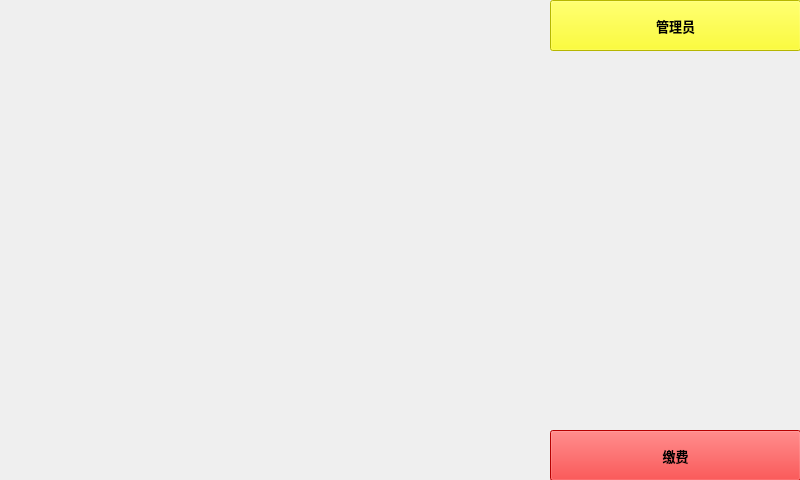
<?xml version="1.0" encoding="UTF-8"?>
<ui version="4.0">
 <class>car_stop</class>
 <widget class="QMainWindow" name="car_stop">
  <property name="geometry">
   <rect>
    <x>0</x>
    <y>0</y>
    <width>800</width>
    <height>480</height>
   </rect>
  </property>
  <property name="windowTitle">
   <string>car_stop</string>
  </property>
  <widget class="QWidget" name="centralwidget">
   <widget class="QLabel" name="photo">
    <property name="geometry">
     <rect>
      <x>0</x>
      <y>0</y>
      <width>548</width>
      <height>411</height>
     </rect>
    </property>
    <property name="text">
     <string/>
    </property>
    <property name="alignment">
     <set>Qt::AlignCenter</set>
    </property>
   </widget>
   <widget class="QWidget" name="verticalLayoutWidget">
    <property name="geometry">
     <rect>
      <x>549</x>
      <y>50</y>
      <width>251</width>
      <height>381</height>
     </rect>
    </property>
    <layout class="QVBoxLayout" name="verticalLayout">
     <item>
      <widget class="QLabel" name="label">
       <property name="font">
        <font>
         <pointsize>10</pointsize>
        </font>
       </property>
       <property name="text">
        <string/>
       </property>
       <property name="alignment">
        <set>Qt::AlignCenter</set>
       </property>
      </widget>
     </item>
     <item>
      <widget class="QLabel" name="label_2">
       <property name="font">
        <font>
         <pointsize>10</pointsize>
        </font>
       </property>
       <property name="text">
        <string/>
       </property>
       <property name="alignment">
        <set>Qt::AlignCenter</set>
       </property>
      </widget>
     </item>
     <item>
      <widget class="QLabel" name="label_3">
       <property name="font">
        <font>
         <pointsize>10</pointsize>
        </font>
       </property>
       <property name="text">
        <string/>
       </property>
       <property name="alignment">
        <set>Qt::AlignCenter</set>
       </property>
      </widget>
     </item>
     <item>
      <widget class="QLabel" name="label_4">
       <property name="font">
        <font>
         <pointsize>10</pointsize>
        </font>
       </property>
       <property name="text">
        <string/>
       </property>
       <property name="alignment">
        <set>Qt::AlignCenter</set>
       </property>
      </widget>
     </item>
     <item>
      <widget class="QLabel" name="label_11">
       <property name="font">
        <font>
         <pointsize>10</pointsize>
        </font>
       </property>
       <property name="text">
        <string/>
       </property>
       <property name="alignment">
        <set>Qt::AlignCenter</set>
       </property>
      </widget>
     </item>
     <item>
      <widget class="QLabel" name="label_12">
       <property name="font">
        <font>
         <pointsize>10</pointsize>
        </font>
       </property>
       <property name="text">
        <string/>
       </property>
       <property name="alignment">
        <set>Qt::AlignCenter</set>
       </property>
      </widget>
     </item>
     <item>
      <widget class="QLabel" name="label_13">
       <property name="font">
        <font>
         <pointsize>10</pointsize>
        </font>
       </property>
       <property name="text">
        <string/>
       </property>
       <property name="alignment">
        <set>Qt::AlignCenter</set>
       </property>
      </widget>
     </item>
     <item>
      <widget class="QLabel" name="label_14">
       <property name="font">
        <font>
         <pointsize>10</pointsize>
        </font>
       </property>
       <property name="text">
        <string/>
       </property>
       <property name="alignment">
        <set>Qt::AlignCenter</set>
       </property>
      </widget>
     </item>
     <item>
      <widget class="QLabel" name="label_9">
       <property name="font">
        <font>
         <pointsize>10</pointsize>
        </font>
       </property>
       <property name="text">
        <string/>
       </property>
       <property name="alignment">
        <set>Qt::AlignCenter</set>
       </property>
      </widget>
     </item>
     <item>
      <widget class="QLabel" name="label_10">
       <property name="font">
        <font>
         <pointsize>10</pointsize>
        </font>
       </property>
       <property name="text">
        <string/>
       </property>
       <property name="alignment">
        <set>Qt::AlignCenter</set>
       </property>
      </widget>
     </item>
    </layout>
   </widget>
   <widget class="QPushButton" name="pushButton">
    <property name="geometry">
     <rect>
      <x>550</x>
      <y>0</y>
      <width>251</width>
      <height>51</height>
     </rect>
    </property>
    <property name="font">
     <font>
      <pointsize>10</pointsize>
      <weight>75</weight>
      <bold>true</bold>
     </font>
    </property>
    <property name="styleSheet">
     <string notr="true">background-color: rgb(255, 255, 0);</string>
    </property>
    <property name="text">
     <string>管理员</string>
    </property>
   </widget>
   <widget class="QPushButton" name="pushButton_2">
    <property name="geometry">
     <rect>
      <x>550</x>
      <y>430</y>
      <width>251</width>
      <height>51</height>
     </rect>
    </property>
    <property name="font">
     <font>
      <pointsize>10</pointsize>
      <weight>75</weight>
      <bold>true</bold>
     </font>
    </property>
    <property name="styleSheet">
     <string notr="true">background-color: rgb(255, 0, 0);</string>
    </property>
    <property name="text">
     <string>缴费</string>
    </property>
   </widget>
   <widget class="QWidget" name="horizontalLayoutWidget">
    <property name="geometry">
     <rect>
      <x>-1</x>
      <y>409</y>
      <width>551</width>
      <height>71</height>
     </rect>
    </property>
    <layout class="QGridLayout" name="gridLayout">
     <item row="0" column="0">
      <widget class="QLabel" name="label_5">
       <property name="font">
        <font>
         <pointsize>10</pointsize>
        </font>
       </property>
       <property name="text">
        <string/>
       </property>
       <property name="alignment">
        <set>Qt::AlignCenter</set>
       </property>
      </widget>
     </item>
     <item row="0" column="1">
      <widget class="QLabel" name="label_7">
       <property name="font">
        <font>
         <pointsize>10</pointsize>
        </font>
       </property>
       <property name="text">
        <string/>
       </property>
       <property name="alignment">
        <set>Qt::AlignCenter</set>
       </property>
      </widget>
     </item>
     <item row="1" column="0">
      <widget class="QLabel" name="label_6">
       <property name="font">
        <font>
         <pointsize>10</pointsize>
        </font>
       </property>
       <property name="text">
        <string/>
       </property>
       <property name="alignment">
        <set>Qt::AlignCenter</set>
       </property>
      </widget>
     </item>
     <item row="1" column="1">
      <widget class="QLabel" name="label_8">
       <property name="font">
        <font>
         <pointsize>10</pointsize>
        </font>
       </property>
       <property name="text">
        <string/>
       </property>
       <property name="alignment">
        <set>Qt::AlignCenter</set>
       </property>
      </widget>
     </item>
    </layout>
   </widget>
  </widget>
 </widget>
 <resources/>
 <connections/>
</ui>
